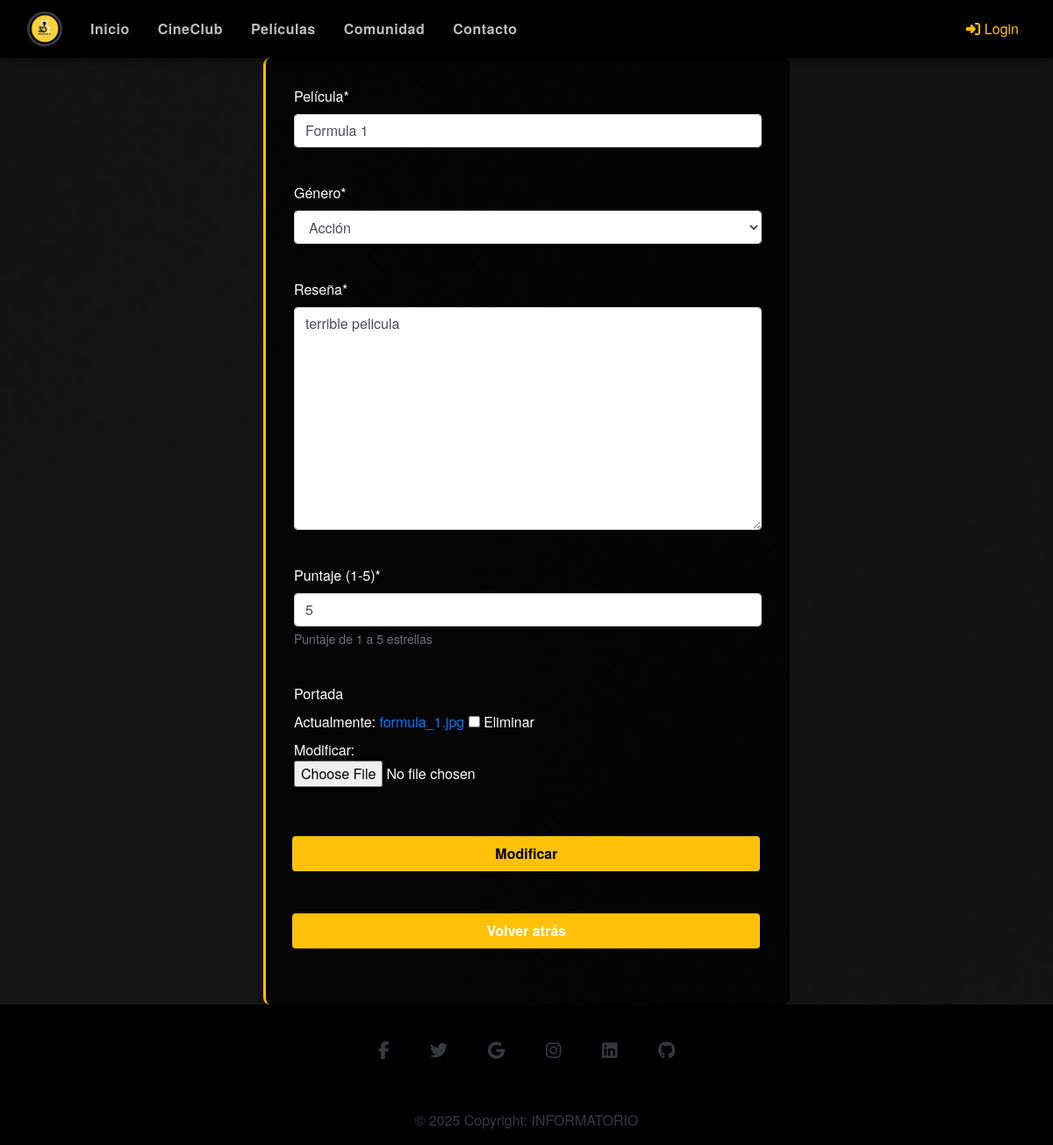
Screenshot of /app/2/modificar/ with the database file from the repository.
### app/models.py (models this page shows, shortened)
class Producto(models.Model):
    GENERO_CHOICES = [
        ('ACC', 'Acción'),
        ('COM', 'Comedia'),
        ('DRA', 'Drama'),
        ('TER', 'Terror'),
        ('SCI', 'Ciencia Ficción'),
        ('FAN', 'Fantasía'),
        ('ROM', 'Romance'),
        ('ANI', 'Animación'),
    ]
    articulo = models.CharField('Película', max_length=50)
    seccion = models.CharField('Género', max_length=3, choices=GENERO_CHOICES)
    descripcion = models.TextField('Reseña')
    precio_unitario = models.IntegerField(
        'Puntaje (1-5)',
        validators=[MinValueValidator(1), MaxValueValidator(5)],
        help_text="Puntaje de 1 a 5 estrellas"
    )
    imagen = models.ImageField('Portada', null=True, blank=True)

### app/views.py (the view, shortened to what this page needs)
# urls.py: path('<int:pk>/modificar/',ProductUpdateView.as_view(),name="modificar_producto"),
class ProductUpdateView(UpdateView):
    model = Producto
    fields = ['articulo','seccion','descripcion','precio_unitario','imagen']
    template_name = 'modifcar_producto.html'

### templates/modifcar_producto.html (shortened to what this page needs)
{% extends "padre.html" %}
{% load crispy_forms_tags %}
{% block loquecambia %}
    <form class="form" method="POST" enctype="multipart/form-data">
        {{form.articulo|as_crispy_field }}
        <br>
        {{form.seccion|as_crispy_field }}
        <br>
        {{form.descripcion|as_crispy_field }}
        <br>
        {{form.precio_unitario|as_crispy_field }}
        <br>
        {{form.imagen|as_crispy_field }}
        <br>
        <button type="submit" class="btn btn-success bot-prod crear">Modificar</button>
        <button type="submit" class="btn btn-success bot-prod crear"><a href="{% url 'app:productos' %}" style="color: white; text-decoration: none">Volver atrás</a></button>
    </form>
{% endblock %}

### static/css/style.css (style rules this page uses)
* { margin: 0; padding: 0; box-sizing: border-box; background-attachment: fixed; }
body { background-image: url(../images/bf.jpg); color: #ffffff; font-family: 'Helvetica Neue', Arial, sans-serif; min-height: 100vh; display: flex; flex-direction: column; }
.bot-prod { margin: 2em 1.3em 2em 1.3em; }
.crear { width: 100%; margin-left: -0.30%; margin-top: 1em; }
.contacto, .form { display: flex; flex-direction: column; width: 50%; justify-content: center; margin-left: 25%; background-color: rgba(0, 0, 0, 0.8); padding: 2rem; border-radius: 8px; border-left: 3px solid #ffc107; }
.contacto button, .form button { margin-top: 1em; background-color: #ffc107; color: #000; border: none; padding: 0.5rem 1rem; border-radius: 4px; font-weight: 600; transition: all 0.3s ease; }

### rows the page displays
Producto: articulo "Formula 1", seccion "Acción", descripcion "terrible pelicula", precio_unitario "5"
